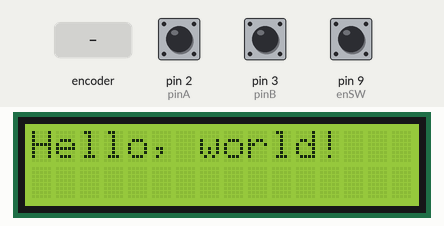
A sketch run on a simulated Arduino Uno, built with avr-gcc and run on an emulated ATmega328P. Shown: 16×2 character LCD. The inputs (shaded band) are chosen by the test bench; at power-on: pin 9 (enSW) HIGH, pin 2 (pinA) HIGH, pin 3 (pinB) HIGH. What the sketch prints to the serial monitor is not drawn.

Above: at 0.1 s.
At 2.1 s:
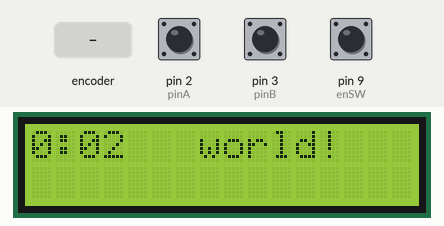
At 3.2 s:
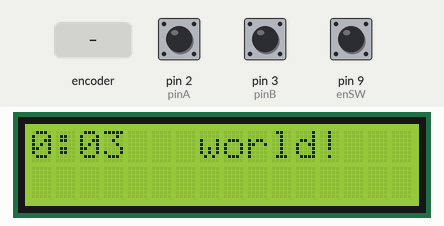
3.3 s: pin 9 (enSW) pulled LOW for 0.15 s
6.4 s: rotary encoder on pin 2 (pinA) / pin 3 (pinB) turned 3 steps (first pin leading)
10.0 s: rotary encoder on pin 2 (pinA) / pin 3 (pinB) turned 3 steps (first pin leading)
Timing chart, 0 to 12.8 s (numbered marks = the images above; inputs shaded):
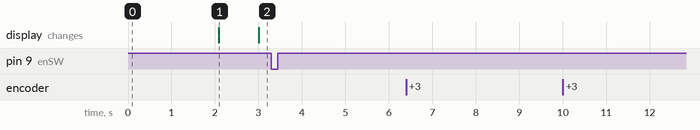

Measured:
- what the display in image 1 shows lasts 0.9 s, from 2.1 s to 3.0 s

The sketch:

lentes.ino
```cpp
#include <Wire.h>
#include <LiquidCrystal_I2C.h>

//==================================================
//======================Used by menu Section=========
#define SECS_PER_MIN  (60UL)
#define SECS_PER_HOUR (3600UL)
#define SECS_PER_DAY  (SECS_PER_HOUR * 24L)

/* Useful Macros for getting elapsed time */
#define numberOfSeconds(_time_) (_time_ % SECS_PER_MIN)
#define numberOfMinutes(_time_) ((_time_ / SECS_PER_MIN) % SECS_PER_MIN)
#define numberOfHours(_time_) (( _time_% SECS_PER_DAY) / SECS_PER_HOUR)
#define elapsedDays(_time_) ( _time_ / SECS_PER_DAY)

#define maxItemSize 10

const int itemsPerScreen = 2;
const int fontSize = 8;
static int pinA = 2; // Our first hardware interrupt pin is digital pin 2
static int pinB = 3; // Our second hardware interrupt pin is digital pin 3
static int enSW = 9;

volatile byte aFlag = 0; // let's us know when we're expecting a rising edge on pinA to signal that the encoder has arrived at a detent
volatile byte bFlag = 0; // let's us know when we're expecting a rising edge on pinB to signal that the encoder has arrived at a detent (opposite direction to when aFlag is set)
volatile uint16_t encoderPos = 0; //this variable stores our current value of encoder position. Change to int or uin16_t instead of byte if you want to record a larger range than 0-255
volatile uint16_t
oldEncPos = 0; //stores the last encoder position value so we can compare to the current reading and see if it has changed (so we know when to print to the serial monitor)
volatile byte reading = 0; //somewhere to store the direct values we read from our interrupt pins before checking to see if we have moved a whole detent
//Declare the Menus you need.
char menu[][maxItemSize] ={"Date","Time","Alarm","Format","Zone","Daylight","BACK"};
// Only 2 sub-menus are shown. You can add as many as you wish.
char subMenu0[][maxItemSize] = {"Date", "Month", "Year", "BACK"};
char subMenu1[][maxItemSize] = {"Hours", "Min", "Secs", "BACK"};
int cnt = 0;
int itemSelected, subMenuSelected;
int itemsToDisplay=0;
unsigned long startmillis, milliSecs,mins,secs,hour;


//=================================================================
//=================================================================


// Set the LCD address to 0x27 for a 16 chars and 2 line display
LiquidCrystal_I2C lcd(0x3f, 16, 2);

void setup()
{
  Serial.begin(115200);
  // initialize the LCD
  lcd.begin();

  // Turn on the blacklight and print a message.
  lcd.backlight();
  lcd.print("Hello, world!");


  //=======================================================================
  //===============Used by menu Section====================================
 pinMode(enSW, INPUT_PULLUP);
  pinMode(pinA, INPUT_PULLUP);
  pinMode(pinB, INPUT_PULLUP);
  attachInterrupt(0,PinA,RISING);
  attachInterrupt(1,PinB,RISING);
  delay(2000);
  startmillis = millis();
  //=======================================================================
  //=======================================================================


}


void loop() {

  //Show time on the default Screen.
  time(millis() / 1000);


 // Enter the settings menu if select Switch is pressed
 if(digitalRead(enSW)==0){
    while(digitalRead(enSW)==0);//wait till switch is released.

    itemSelected = displayMenu(menu, sizeof(menu)/maxItemSize);
    switch(itemSelected){

         case 0:
                Serial.print("calling submenu");
                subMenuSelected = displayMenu(subMenu0, sizeof(subMenu0)/maxItemSize);
                break;

         case 1:
                subMenuSelected = displayMenu(subMenu1, sizeof(subMenu1)/maxItemSize);
                break;

         //you may include other cases as required!

         default: break;

     }


   //if the selected option is BACK, we will go straight to the main menu.
   if(itemSelected!= 6){
     switch(subMenuSelected){
          // Only case 0 is shown. Also the user input is not saved anywhere, which might be required in real use-case.
          case 0: lcd.clear();
                  lcd.setCursor(0,0);
                  lcd.print("Date");
                  lcd.setCursor(0,5);
                  lcd.print(encoderPos);
                  //display.display();

                  while(digitalRead(enSW)){
                        lcd.setCursor(0,0);
                        lcd.clear();
                        lcd.println("Date");

                        lcd.setCursor(0,6);
                        lcd.println(encoderPos);
                        lcd.display();
                  }

                  while(digitalRead(enSW)==0);
                  break;

          default:break;

     }

   }

 }


}

// This function accepts the a 2D character array and its length and display it on the screen.
// The function montiers the encoder position and moves the menu up and down.
// It returns the selected menu option to the calling functions

int displayMenu(char menuInput[][maxItemSize], int menuLength){
    int curPos,startPos, endPos;
 do{

            startPos = encoderPos%menuLength;
            Serial.println("startPos:");
            Serial.println(startPos);
            lcd.clear();

            endPos = itemsPerScreen;

            if(menuLength < itemsPerScreen)
            {
                 endPos = menuLength -startPos;
            }

            if((menuLength-startPos)<itemsPerScreen)
            {
                endPos = menuLength -startPos;
            }

            Serial.print("endPos:");
            Serial.println(endPos);

            for(cnt = 0; cnt<=(endPos-1); cnt++){
                if(cnt == 0)
                {
                  lcd.setCursor(0,0);
                  lcd.print("->");
                }

                lcd.setCursor(16, cnt*fontSize);
                lcd.println(menuInput[cnt+startPos]);
                Serial.println(menuInput[cnt+startPos]);
            }

            cnt = 0;

          if(oldEncPos != encoderPos) {
            oldEncPos = encoderPos;
          }
 }while(digitalRead(enSW));
 while(digitalRead(enSW)==0); //wait till switch is reseleased
 return startPos;
}

/*******************************Utility Functions *******************************/
void time(long val){
int days = elapsedDays(val);
int hours = numberOfHours(val);
int minutes = numberOfMinutes(val);
int seconds = numberOfSeconds(val);

 // digital clock display of current time
// display.print(days,DEC);
// printDigits(hours);
 lcd.setCursor(0,0);
 lcd.print(minutes);
 printDigits(seconds);
 lcd.println();

}

void printDigits(byte digits){
 // utility function for digital clock display: prints colon and leading 0
 lcd.print(":");
 if(digits < 10)
   lcd.print('0');
 lcd.print(digits,DEC);
}

void PinA(){
  cli(); //stop interrupts happening before we read pin values
  reading = PIND & 0xC; // read all eight pin values then strip away all but pinA and pinB's values
  if(reading == B00001100 && aFlag) { //check that we have both pins at detent (HIGH) and that we are expecting detent on this pin's rising edge
    encoderPos --; //decrement the encoder's position count
    bFlag = 0; //reset flags for the next turn
    aFlag = 0; //reset flags for the next turn
  }
  else if (reading == B00000100) bFlag = 1; //signal that we're expecting pinB to signal the transition to detent from free rotation
  sei(); //restart interrupts
}


void PinB(){
  cli(); //stop interrupts happening before we read pin values
  reading = PIND & 0xC; //read all eight pin values then strip away all but pinA and pinB's values
  if (reading == B00001100 && bFlag) { //check that we have both pins at detent (HIGH) and that we are expecting detent on this pin's rising edge
    encoderPos ++; //increment the encoder's position count
    bFlag = 0; //reset flags for the next turn
    aFlag = 0; //reset flags for the next turn
  }
  else if (reading == B00001000) aFlag = 1; //signal that we're expecting pinA to signal the transition to detent from free rotation
  sei(); //restart interrupts
}
```
